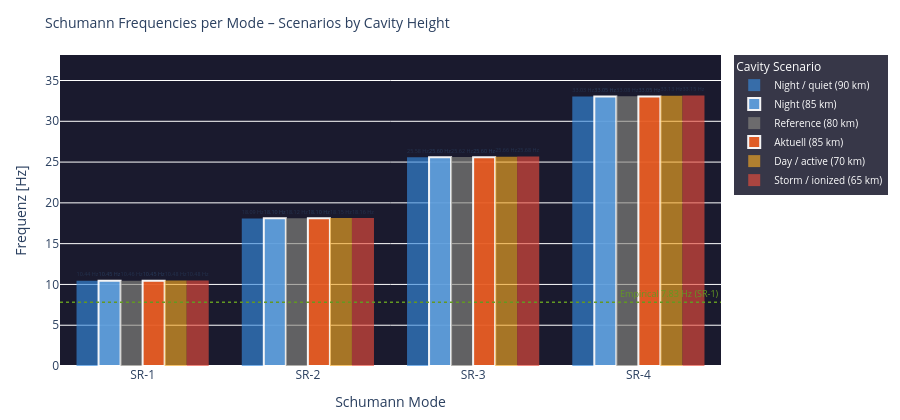

The notebook cell saved with this chart:
### Code cell
# ============================================================
# RESONANCE CONDITIONS – Schumann frequencies as bar chart
# Each SR mode: frequency at different cavity heights
# ============================================================

modi        = [1, 2, 3, 4]
h_scenarios = {
    'Night / quiet (90 km)':   90.0,
    'Night (85 km)':           85.0,
    'Reference (80 km)':        80.0,
    f'Aktuell ({h_eff:.0f} km)': float(h_eff),
    'Day / active (70 km)':     70.0,
    'Storm / ionized (65 km)': 65.0,
}
colors_h = ['#378ADD','#5F9FDD','#888780','#E85D24','#F2A623','#e74c3c']

fig = go.Figure()

x_labels = [f'SR-{n}' for n in modi]

for i, (label, h) in enumerate(h_scenarios.items()):
    freqs = [schumann_freq(n, h) for n in modi]
    # Highlight if this is the current height
    is_current = abs(h - float(h_eff)) < 0.1
    fig.add_trace(go.Bar(
        name=label,
        x=x_labels,
        y=freqs,
        marker_color=colors_h[i],
        opacity=0.95 if is_current else 0.65,
        marker_line=dict(color='white', width=2) if is_current else dict(width=0),
        text=[f'{f:.2f} Hz' for f in freqs],
        textposition='outside',
        textfont=dict(size=8),
    ))

# Referenz-Linie SR-1 = 7.83 Hz (empirisch)
fig.add_hline(y=7.83, line_dash='dot', line_color='#639922', line_width=1.5,
              annotation_text='Empirical 7.83 Hz (SR-1)',
              annotation_font=dict(size=9, color='#639922'))

fig.update_layout(
    title=dict(text='Schumann Frequencies per Mode – Scenarios by Cavity Height', font=dict(size=14)),
    barmode='group',
    xaxis=dict(title='Schumann Mode'),
    yaxis=dict(title='Frequenz [Hz]', range=[0, max(schumann_freq(4, 65)*1.15, 38)]),
    height=420,
    plot_bgcolor='#1a1a2e',
    paper_bgcolor='rgba(0,0,0,0)',
    legend=dict(title='Cavity Scenario', bgcolor='rgba(20,20,40,0.85)',
                font=dict(color='white', size=10)),
    margin=dict(l=60, r=30, t=55, b=50)
)
fig.show()

# Textausgabe Delta zur Referenz
print(f'\nFrequency delta (current {h_eff:.0f} km vs. reference 80 km):')
ref_f = {n: schumann_freq(n, 80.0) for n in modi}
act_f = {n: schumann_freq(n, float(h_eff)) for n in modi}
for n in modi:
    d = (act_f[n] - ref_f[n]) * 1000
    print(f'  SR-{n}: {act_f[n]:.4f} Hz  (Ref {ref_f[n]:.4f} Hz  Δ {d:+.1f} mHz)')

### Figure 1 — Plotly figure (JSON) as saved in the notebook; plotly's stock layout.template omitted (floating-point values rounded to 4 significant figures)
{"data": [{"marker": {"color": "#378ADD", "line": {"width": 0}}, "name": "Night / quiet (90 km)", "opacity": 0.65, "text": ["10.44 Hz", "18.09 Hz", "25.58 Hz", "33.03 Hz"], "textfont": {"size": 8}, "textposition": "outside", "type": "bar", "x": ["SR-1", "SR-2", "SR-3", "SR-4"], "y": [10.44, 18.09, 25.58, 33.03]}, {"marker": {"color": "#5F9FDD", "line": {"color": "white", "width": 2}}, "name": "Night (85 km)", "opacity": 0.95, "text": ["10.45 Hz", "18.10 Hz", "25.60 Hz", "33.05 Hz"], "textfont": {"size": 8}, "textposition": "outside", "type": "bar", "x": ["SR-1", "SR-2", "SR-3", "SR-4"], "y": [10.45, 18.1, 25.6, 33.05]}, {"marker": {"color": "#888780", "line": {"width": 0}}, "name": "Reference (80 km)", "opacity": 0.65, "text": ["10.46 Hz", "18.12 Hz", "25.62 Hz", "33.08 Hz"], "textfont": {"size": 8}, "textposition": "outside", "type": "bar", "x": ["SR-1", "SR-2", "SR-3", "SR-4"], "y": [10.46, 18.12, 25.62, 33.08]}, {"marker": {"color": "#E85D24", "line": {"color": "white", "width": 2}}, "name": "Aktuell (85 km)", "opacity": 0.95, "text": ["10.45 Hz", "18.10 Hz", "25.60 Hz", "33.05 Hz"], "textfont": {"size": 8}, "textposition": "outside", "type": "bar", "x": ["SR-1", "SR-2", "SR-3", "SR-4"], "y": [10.45, 18.1, 25.6, 33.05]}, {"marker": {"color": "#F2A623", "line": {"width": 0}}, "name": "Day / active (70 km)", "opacity": 0.65, "text": ["10.48 Hz", "18.15 Hz", "25.66 Hz", "33.13 Hz"], "textfont": {"size": 8}, "textposition": "outside", "type": "bar", "x": ["SR-1", "SR-2", "SR-3", "SR-4"], "y": [10.48, 18.15, 25.66, 33.13]}, {"marker": {"color": "#e74c3c", "line": {"width": 0}}, "name": "Storm / ionized (65 km)", "opacity": 0.65, "text": ["10.48 Hz", "18.16 Hz", "25.68 Hz", "33.15 Hz"], "textfont": {"size": 8}, "textposition": "outside", "type": "bar", "x": ["SR-1", "SR-2", "SR-3", "SR-4"], "y": [10.48, 18.16, 25.68, 33.15]}], "layout": {"annotations": [{"font": {"color": "#639922", "size": 9}, "showarrow": false, "text": "Empirical 7.83 Hz (SR-1)", "x": 1, "xanchor": "right", "xref": "x domain", "y": 7.83, "yanchor": "bottom", "yref": "y"}], "barmode": "group", "height": 420, "legend": {"bgcolor": "rgba(20,20,40,0.85)", "font": {"color": "white", "size": 10}, "title": {"text": "Cavity Scenario"}}, "margin": {"b": 50, "l": 60, "r": 30, "t": 55}, "paper_bgcolor": "rgba(0,0,0,0)", "plot_bgcolor": "#1a1a2e", "shapes": [{"line": {"color": "#639922", "dash": "dot", "width": 1.5}, "type": "line", "x0": 0, "x1": 1, "xref": "x domain", "y0": 7.83, "y1": 7.83, "yref": "y"}], "title": {"font": {"size": 14}, "text": "Schumann Frequencies per Mode – Scenarios by Cavity Height"}, "xaxis": {"title": {"text": "Schumann Mode"}}, "yaxis": {"range": [0, 38.13], "title": {"text": "Frequenz [Hz]"}}}}
